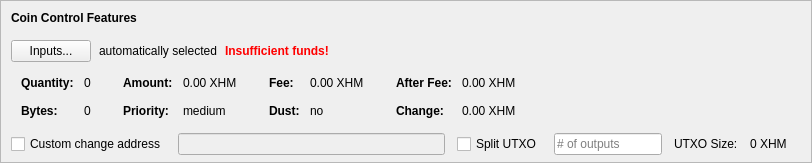
    <widget class="QFrame" name="frameCoinControl">
     <property name="sizePolicy">
      <sizepolicy hsizetype="Expanding" vsizetype="Expanding">
       <horstretch>0</horstretch>
       <verstretch>0</verstretch>
      </sizepolicy>
     </property>
     <property name="maximumSize">
      <size>
       <width>16777215</width>
       <height>16777215</height>
      </size>
     </property>
     <property name="frameShape">
      <enum>QFrame::StyledPanel</enum>
     </property>
     <property name="frameShadow">
      <enum>QFrame::Sunken</enum>
     </property>
     <layout class="QVBoxLayout" name="verticalLayoutCoinControl2">
      <property name="spacing">
       <number>0</number>
      </property>
      <property name="leftMargin">
       <number>0</number>
      </property>
      <property name="topMargin">
       <number>0</number>
      </property>
      <property name="rightMargin">
       <number>0</number>
      </property>
      <property name="bottomMargin">
       <number>6</number>
      </property>
      <item>
       <layout class="QVBoxLayout" name="verticalLayoutCoinControl" stretch="0,0,0,0,1">
        <property name="spacing">
         <number>0</number>
        </property>
        <property name="leftMargin">
         <number>10</number>
        </property>
        <property name="topMargin">
         <number>10</number>
        </property>
        <item>
         <layout class="QHBoxLayout" name="horizontalLayoutCoinControl1">
          <property name="bottomMargin">
           <number>15</number>
          </property>
          <item>
           <widget class="QLabel" name="labelCoinControlFeatures">
            <property name="sizePolicy">
             <sizepolicy hsizetype="Preferred" vsizetype="Maximum">
              <horstretch>0</horstretch>
              <verstretch>0</verstretch>
             </sizepolicy>
            </property>
            <property name="font">
             <font>
              <weight>75</weight>
              <bold>true</bold>
             </font>
            </property>
            <property name="styleSheet">
             <string notr="true">font-weight:bold;</string>
            </property>
            <property name="text">
             <string>Coin Control Features</string>
            </property>
           </widget>
          </item>
         </layout>
        </item>
        <item>
         <layout class="QHBoxLayout" name="horizontalLayoutCoinControl2" stretch="0,0,0,0">
          <property name="spacing">
           <number>8</number>
          </property>
          <property name="bottomMargin">
           <number>10</number>
          </property>
          <item>
           <widget class="QPushButton" name="pushButtonCoinControl">
            <property name="styleSheet">
             <string notr="true"/>
            </property>
            <property name="text">
             <string>Inputs...</string>
            </property>
            <property name="autoDefault">
             <bool>false</bool>
            </property>
           </widget>
          </item>
          <item>
           <widget class="QLabel" name="labelCoinControlAutomaticallySelected">
            <property name="text">
             <string>automatically selected</string>
            </property>
            <property name="margin">
             <number>5</number>
            </property>
           </widget>
          </item>
          <item>
           <widget class="QLabel" name="labelCoinControlInsuffFunds">
            <property name="font">
             <font>
              <weight>75</weight>
              <bold>true</bold>
             </font>
            </property>
            <property name="styleSheet">
             <string notr="true">color:red;font-weight:bold;</string>
            </property>
            <property name="text">
             <string>Insufficient funds!</string>
            </property>
            <property name="margin">
             <number>5</number>
            </property>
           </widget>
          </item>
          <item>
           <spacer name="horizontalSpacerCoinControl">
            <property name="orientation">
             <enum>Qt::Horizontal</enum>
            </property>
            <property name="sizeHint" stdset="0">
             <size>
              <width>40</width>
              <height>1</height>
             </size>
            </property>
           </spacer>
          </item>
         </layout>
        </item>
        <item>
         <widget class="QWidget" name="widgetCoinControl" native="true">
          <property name="sizePolicy">
           <sizepolicy hsizetype="Preferred" vsizetype="Preferred">
            <horstretch>0</horstretch>
            <verstretch>0</verstretch>
           </sizepolicy>
          </property>
          <property name="minimumSize">
           <size>
            <width>0</width>
            <height>0</height>
           </size>
          </property>
          <property name="styleSheet">
           <string notr="true"/>
          </property>
          <layout class="QHBoxLayout" name="horizontalLayoutCoinControl5">
           <property name="leftMargin">
            <number>0</number>
           </property>
           <property name="topMargin">
            <number>0</number>
           </property>
           <property name="rightMargin">
            <number>0</number>
           </property>
           <property name="bottomMargin">
            <number>0</number>
           </property>
           <item>
            <layout class="QHBoxLayout" name="horizontalLayoutCoinControl3" stretch="0,0,0,1">
             <property name="spacing">
              <number>20</number>
             </property>
             <property name="topMargin">
              <number>0</number>
             </property>
             <property name="bottomMargin">
              <number>10</number>
             </property>
             <item>
              <layout class="QFormLayout" name="formLayoutCoinControl1">
               <property name="horizontalSpacing">
                <number>10</number>
               </property>
               <property name="verticalSpacing">
                <number>14</number>
               </property>
               <property name="leftMargin">
                <number>10</number>
               </property>
               <property name="topMargin">
                <number>4</number>
               </property>
               <property name="rightMargin">
                <number>6</number>
               </property>
               <item row="0" column="0">
                <widget class="QLabel" name="labelCoinControlQuantityText">
                 <property name="font">
                  <font>
                   <weight>75</weight>
                   <bold>true</bold>
                  </font>
                 </property>
                 <property name="text">
                  <string>Quantity:</string>
                 </property>
                 <property name="margin">
                  <number>0</number>
                 </property>
                </widget>
               </item>
               <item row="0" column="1">
                <widget class="QLabel" name="labelCoinControlQuantity">
                 <property name="cursor">
                  <cursorShape>IBeamCursor</cursorShape>
                 </property>
                 <property name="contextMenuPolicy">
                  <enum>Qt::ActionsContextMenu</enum>
                 </property>
                 <property name="text">
                  <string notr="true">0</string>
                 </property>
                 <property name="margin">
                  <number>0</number>
                 </property>
                 <property name="textInteractionFlags">
                  <set>Qt::LinksAccessibleByMouse|Qt::TextSelectableByKeyboard|Qt::TextSelectableByMouse</set>
                 </property>
                </widget>
               </item>
               <item row="1" column="0">
                <widget class="QLabel" name="labelCoinControlBytesText">
                 <property name="font">
                  <font>
                   <weight>75</weight>
                   <bold>true</bold>
                  </font>
                 </property>
                 <property name="text">
                  <string>Bytes:</string>
                 </property>
                </widget>
               </item>
               <item row="1" column="1">
                <widget class="QLabel" name="labelCoinControlBytes">
                 <property name="cursor">
                  <cursorShape>IBeamCursor</cursorShape>
                 </property>
                 <property name="contextMenuPolicy">
                  <enum>Qt::ActionsContextMenu</enum>
                 </property>
                 <property name="text">
                  <string notr="true">0</string>
                 </property>
                 <property name="textInteractionFlags">
                  <set>Qt::LinksAccessibleByMouse|Qt::TextSelectableByKeyboard|Qt::TextSelectableByMouse</set>
                 </property>
                </widget>
               </item>
              </layout>
             </item>
             <item>
              <layout class="QFormLayout" name="formLayoutCoinControl2">
               <property name="horizontalSpacing">
                <number>10</number>
               </property>
               <property name="verticalSpacing">
                <number>14</number>
               </property>
               <property name="leftMargin">
                <number>6</number>
               </property>
               <property name="topMargin">
                <number>4</number>
               </property>
               <property name="rightMargin">
                <number>6</number>
               </property>
               <item row="0" column="0">
                <widget class="QLabel" name="labelCoinControlAmountText">
                 <property name="font">
                  <font>
                   <weight>75</weight>
                   <bold>true</bold>
                  </font>
                 </property>
                 <property name="text">
                  <string>Amount:</string>
                 </property>
                 <property name="margin">
                  <number>0</number>
                 </property>
                </widget>
               </item>
               <item row="0" column="1">
                <widget class="QLabel" name="labelCoinControlAmount">
                 <property name="cursor">
                  <cursorShape>IBeamCursor</cursorShape>
                 </property>
                 <property name="contextMenuPolicy">
                  <enum>Qt::ActionsContextMenu</enum>
                 </property>
                 <property name="text">
                  <string notr="true">0.00 XHM</string>
                 </property>
                 <property name="textInteractionFlags">
                  <set>Qt::LinksAccessibleByMouse|Qt::TextSelectableByKeyboard|Qt::TextSelectableByMouse</set>
                 </property>
                </widget>
               </item>
               <item row="1" column="0">
                <widget class="QLabel" name="labelCoinControlPriorityText">
                 <property name="font">
                  <font>
                   <weight>75</weight>
                   <bold>true</bold>
                  </font>
                 </property>
                 <property name="text">
                  <string>Priority:</string>
                 </property>
                </widget>
               </item>
               <item row="1" column="1">
                <widget class="QLabel" name="labelCoinControlPriority">
                 <property name="cursor">
                  <cursorShape>IBeamCursor</cursorShape>
                 </property>
                 <property name="contextMenuPolicy">
                  <enum>Qt::ActionsContextMenu</enum>
                 </property>
                 <property name="text">
                  <string>medium</string>
                 </property>
                 <property name="textInteractionFlags">
                  <set>Qt::LinksAccessibleByMouse|Qt::TextSelectableByKeyboard|Qt::TextSelectableByMouse</set>
                 </property>
                </widget>
               </item>
              </layout>
             </item>
             <item>
              <layout class="QFormLayout" name="formLayoutCoinControl3">
               <property name="horizontalSpacing">
                <number>10</number>
               </property>
               <property name="verticalSpacing">
                <number>14</number>
               </property>
               <property name="leftMargin">
                <number>6</number>
               </property>
               <property name="topMargin">
                <number>4</number>
               </property>
               <property name="rightMargin">
                <number>6</number>
               </property>
               <item row="0" column="0">
                <widget class="QLabel" name="labelCoinControlFeeText">
                 <property name="font">
                  <font>
                   <weight>75</weight>
                   <bold>true</bold>
                  </font>
                 </property>
                 <property name="text">
                  <string>Fee:</string>
                 </property>
                 <property name="margin">
                  <number>0</number>
                 </property>
                </widget>
               </item>
               <item row="0" column="1">
                <widget class="QLabel" name="labelCoinControlFee">
                 <property name="cursor">
                  <cursorShape>IBeamCursor</cursorShape>
                 </property>
                 <property name="contextMenuPolicy">
                  <enum>Qt::ActionsContextMenu</enum>
                 </property>
                 <property name="text">
                  <string notr="true">0.00 XHM</string>
                 </property>
                 <property name="textInteractionFlags">
                  <set>Qt::LinksAccessibleByMouse|Qt::TextSelectableByKeyboard|Qt::TextSelectableByMouse</set>
                 </property>
                </widget>
               </item>
               <item row="1" column="0">
                <widget class="QLabel" name="labelCoinControlLowOutputText">
                 <property name="font">
                  <font>
                   <weight>75</weight>
                   <bold>true</bold>
                  </font>
                 </property>
                 <property name="text">
                  <string>Dust:</string>
                 </property>
                </widget>
               </item>
               <item row="1" column="1">
                <widget class="QLabel" name="labelCoinControlLowOutput">
                 <property name="cursor">
                  <cursorShape>IBeamCursor</cursorShape>
                 </property>
                 <property name="contextMenuPolicy">
                  <enum>Qt::ActionsContextMenu</enum>
                 </property>
                 <property name="text">
                  <string>no</string>
                 </property>
                 <property name="textInteractionFlags">
                  <set>Qt::LinksAccessibleByMouse|Qt::TextSelectableByKeyboard|Qt::TextSelectableByMouse</set>
                 </property>
                </widget>
               </item>
              </layout>
             </item>
             <item>
              <layout class="QFormLayout" name="formLayoutCoinControl4">
               <property name="horizontalSpacing">
                <number>10</number>
               </property>
               <property name="verticalSpacing">
                <number>14</number>
               </property>
               <property name="leftMargin">
                <number>6</number>
               </property>
               <property name="topMargin">
                <number>4</number>
               </property>
               <property name="rightMargin">
                <number>6</number>
               </property>
               <item row="0" column="0">
                <widget class="QLabel" name="labelCoinControlAfterFeeText">
                 <property name="font">
                  <font>
                   <weight>75</weight>
                   <bold>true</bold>
                  </font>
                 </property>
                 <property name="text">
                  <string>After Fee:</string>
                 </property>
                 <property name="margin">
                  <number>0</number>
                 </property>
                </widget>
               </item>
               <item row="0" column="1">
                <widget class="QLabel" name="labelCoinControlAfterFee">
                 <property name="cursor">
                  <cursorShape>IBeamCursor</cursorShape>
                 </property>
                 <property name="contextMenuPolicy">
                  <enum>Qt::ActionsContextMenu</enum>
                 </property>
                 <property name="text">
                  <string notr="true">0.00 XHM</string>
                 </property>
                 <property name="textInteractionFlags">
                  <set>Qt::LinksAccessibleByMouse|Qt::TextSelectableByKeyboard|Qt::TextSelectableByMouse</set>
                 </property>
                </widget>
               </item>
               <item row="1" column="0">
                <widget class="QLabel" name="labelCoinControlChangeText">
                 <property name="font">
                  <font>
                   <weight>75</weight>
                   <bold>true</bold>
                  </font>
                 </property>
                 <property name="text">
                  <string>Change:</string>
                 </property>
                </widget>
               </item>
               <item row="1" column="1">
                <widget class="QLabel" name="labelCoinControlChange">
                 <property name="cursor">
                  <cursorShape>IBeamCursor</cursorShape>
                 </property>
                 <property name="contextMenuPolicy">
                  <enum>Qt::ActionsContextMenu</enum>
                 </property>
                 <property name="text">
                  <string notr="true">0.00 XHM</string>
                 </property>
                 <property name="textInteractionFlags">
                  <set>Qt::LinksAccessibleByMouse|Qt::TextSelectableByKeyboard|Qt::TextSelectableByMouse</set>
                 </property>
                </widget>
               </item>
              </layout>
             </item>
            </layout>
           </item>
          </layout>
         </widget>
        </item>
        <item>
         <layout class="QHBoxLayout" name="horizontalLayoutCoinControl4" stretch="0,0,0,0,0,0,0">
          <property name="spacing">
           <number>12</number>
          </property>
          <property name="sizeConstraint">
           <enum>QLayout::SetDefaultConstraint</enum>
          </property>
          <property name="topMargin">
           <number>5</number>
          </property>
          <property name="rightMargin">
           <number>5</number>
          </property>
          <item>
           <widget class="QCheckBox" name="checkBoxCoinControlChange">
            <property name="toolTip">
             <string>If this is activated, but the change address is empty or invalid, change will be sent to a newly generated address.</string>
            </property>
            <property name="text">
             <string>Custom change address</string>
            </property>
           </widget>
          </item>
          <item>
           <widget class="QValidatedLineEdit" name="lineEditCoinControlChange">
            <property name="enabled">
             <bool>false</bool>
            </property>
            <property name="sizePolicy">
             <sizepolicy hsizetype="Expanding" vsizetype="Fixed">
              <horstretch>0</horstretch>
              <verstretch>0</verstretch>
             </sizepolicy>
            </property>
           </widget>
          </item>
          <item>
           <widget class="QCheckBox" name="splitBlockCheckBox">
            <property name="text">
             <string>Split UTXO</string>
            </property>
           </widget>
          </item>
          <item>
           <widget class="QLineEdit" name="splitBlockLineEdit">
            <property name="sizePolicy">
             <sizepolicy hsizetype="Fixed" vsizetype="Fixed">
              <horstretch>50</horstretch>
              <verstretch>0</verstretch>
             </sizepolicy>
            </property>
            <property name="placeholderText">
             <string># of outputs</string>
            </property>
           </widget>
          </item>
          <item>
           <widget class="QLabel" name="labelBlockSizeText">
            <property name="text">
             <string>UTXO Size:</string>
            </property>
           </widget>
          </item>
          <item>
           <widget class="QLabel" name="labelBlockSize">
            <property name="text">
             <string>0 XHM</string>
            </property>
           </widget>
          </item>
          <item>
           <widget class="QLabel" name="labelCoinControlChangeLabel">
            <property name="sizePolicy">
             <sizepolicy hsizetype="Preferred" vsizetype="Expanding">
              <horstretch>0</horstretch>
              <verstretch>0</verstretch>
             </sizepolicy>
            </property>
            <property name="minimumSize">
             <size>
              <width>0</width>
              <height>0</height>
             </size>
            </property>
            <property name="text">
             <string/>
            </property>
            <property name="margin">
             <number>3</number>
            </property>
           </widget>
          </item>
         </layout>
        </item>
        <item>
         <spacer name="verticalSpacerCoinControl">
          <property name="orientation">
           <enum>Qt::Vertical</enum>
          </property>
          <property name="sizeHint" stdset="0">
           <size>
            <width>800</width>
            <height>1</height>
           </size>
          </property>
         </spacer>
        </item>
       </layout>
      </item>
     </layout>
    </widget>
